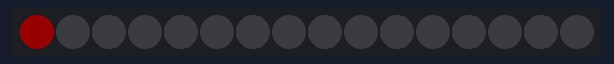
Recording of a sketch running on a simulated Arduino Uno, built with avr-gcc and run on an emulated ATmega328P. Shown: 16 RGB LEDs in strip order, left to right. Dim RGB values are drawn brighter than linear.

Above: at 0.15 s.
At 0.55 s:
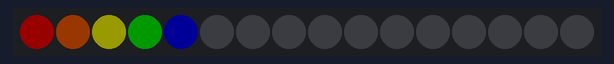
At 0.96 s:
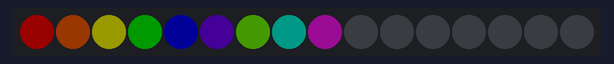
At 1.7 s:
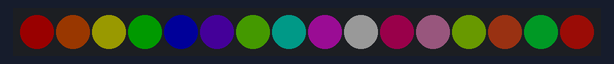

The sketch:

RGBW-16-static.ino
```cpp
// RGBW (Red Green Blue White Neo-Pixel starter code
// 16 LEDS with no loop inside of void loop()
// DC Chen 180206

#include <Adafruit_NeoPixel.h>
#ifdef __AVR__
  #include <avr/power.h>
#endif

#define PIN 6

#define NUM_LEDS 16

#define BRIGHTNESS 25

Adafruit_NeoPixel strip = Adafruit_NeoPixel(NUM_LEDS, PIN, NEO_GRBW + NEO_KHZ800);


void setup() {
  Serial.begin(115200);
  strip.setBrightness(BRIGHTNESS);
  strip.begin();
  strip.show(); // Initialize all pixels to 'off'
}

// Initialize some variables for the void loop()
int led, red, green, blue, white;
int wait = 100;

void loop() {

  led = 0; red = 255; green = 0; blue = 0; white = 0;
  strip.setPixelColor(led, red, green , blue, white);
  delay(wait);
  strip.show();

  led = 1; red = 255; green = 97; blue = 0; white = 0;
  strip.setPixelColor(led, red, green , blue, white);
  delay(wait);
  strip.show();

  led = 2; red = 255; green = 255; blue = 8; white = 0;
  strip.setPixelColor(led, red, green , blue, white);
  delay(wait);
  strip.show();

  led = 3; red = 0; green = 255; blue = 0; white = 0;
  strip.setPixelColor(led, red, green , blue, white);
  delay(wait);
  strip.show();

  led = 4; red = 0; green = 0; blue = 255; white = 0;
  strip.setPixelColor(led, red, green , blue, white);
  delay(wait);
   strip.show();

  led = 5; red = 110; green = 0; blue = 255; white = 0;
  strip.setPixelColor(led, red, green , blue, white);
  delay(wait);
   strip.show();

  led = 6; red = 118; green = 255; blue = 7; white = 0;
  strip.setPixelColor(led, red, green , blue, white);
  delay(wait);
   strip.show();

  led = 7; red = 7; green = 255; blue = 226; white = 0;
  strip.setPixelColor(led, red, green , blue, white);
  delay(wait);
   strip.show();

  led = 8; red = 255; green = 16; blue = 238; white = 10;
  strip.setPixelColor(led, red, green , blue, white);
  delay(wait);
   strip.show();

  led = 9; red = 0; green = 0; blue = 0; white = 255;
  strip.setPixelColor(led, red, green , blue, white);
  delay(wait);
   strip.show();

  led = 10; red = 255; green = 0; blue = 119; white = 0;
  strip.setPixelColor(led, red, green , blue, white);
  delay(wait);
   strip.show();

  led = 11; red = 235; green = 135; blue = 191; white = 0;
  strip.setPixelColor(led, red, green , blue, white);
  delay(wait);
   strip.show();

  led = 12; red = 169; green = 255; blue = 0; white = 0;
  strip.setPixelColor(led, red, green , blue, white);
  delay(wait);
   strip.show();

  led = 13; red = 255; green = 84; blue = 32; white = 0;
  strip.setPixelColor(led, red, green , blue, white);
  delay(wait);
   strip.show();

  led = 14; red = 0; green = 255; blue = 67; white = 0;
  strip.setPixelColor(led, red, green , blue, white);
  delay(wait);
   strip.show();

  led = 15; red = 255; green = 16; blue = 8; white = 10;
  strip.setPixelColor(led, red, green , blue, white);
  delay(wait);
  strip.show();


}
```
